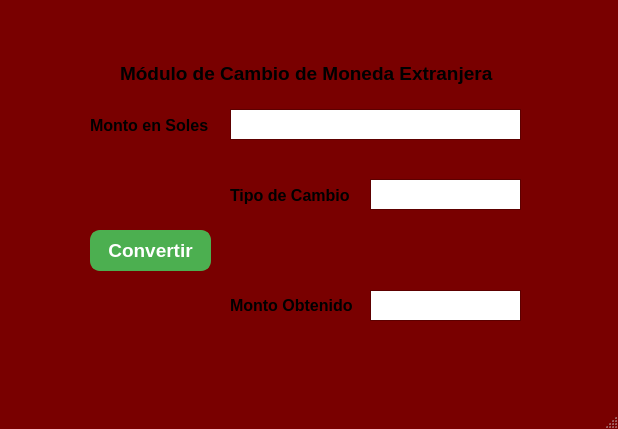
<?xml version="1.0" encoding="UTF-8"?>
<ui version="4.0">
 <class>MainWindow</class>
 <widget class="QMainWindow" name="MainWindow">
  <property name="geometry">
   <rect>
    <x>0</x>
    <y>0</y>
    <width>618</width>
    <height>429</height>
   </rect>
  </property>
  <property name="palette">
   <palette>
    <active>
     <colorrole role="Window">
      <brush brushstyle="SolidPattern">
       <color alpha="255">
        <red>121</red>
        <green>0</green>
        <blue>0</blue>
       </color>
      </brush>
     </colorrole>
    </active>
    <inactive>
     <colorrole role="Window">
      <brush brushstyle="SolidPattern">
       <color alpha="255">
        <red>121</red>
        <green>0</green>
        <blue>0</blue>
       </color>
      </brush>
     </colorrole>
    </inactive>
    <disabled>
     <colorrole role="Base">
      <brush brushstyle="SolidPattern">
       <color alpha="255">
        <red>121</red>
        <green>0</green>
        <blue>0</blue>
       </color>
      </brush>
     </colorrole>
     <colorrole role="Window">
      <brush brushstyle="SolidPattern">
       <color alpha="255">
        <red>121</red>
        <green>0</green>
        <blue>0</blue>
       </color>
      </brush>
     </colorrole>
    </disabled>
   </palette>
  </property>
  <property name="windowTitle">
   <string>CAMBIO DE DOLARES</string>
  </property>
  <property name="dockNestingEnabled">
   <bool>false</bool>
  </property>
  <property name="unifiedTitleAndToolBarOnMac">
   <bool>false</bool>
  </property>
  <widget class="QWidget" name="centralwidget">
   <property name="autoFillBackground">
    <bool>false</bool>
   </property>
   <widget class="QLabel" name="label">
    <property name="geometry">
     <rect>
      <x>120</x>
      <y>60</y>
      <width>373</width>
      <height>26</height>
     </rect>
    </property>
    <property name="font">
     <font>
      <pointsize>14</pointsize>
      <bold>true</bold>
     </font>
    </property>
    <property name="text">
     <string>Módulo de Cambio de Moneda Extranjera</string>
    </property>
   </widget>
   <widget class="QLabel" name="label_2">
    <property name="geometry">
     <rect>
      <x>90</x>
      <y>110</y>
      <width>131</width>
      <height>31</height>
     </rect>
    </property>
    <property name="font">
     <font>
      <pointsize>12</pointsize>
      <bold>true</bold>
     </font>
    </property>
    <property name="text">
     <string>Monto en Soles</string>
    </property>
   </widget>
   <widget class="QTextEdit" name="txtMontoSoles">
    <property name="geometry">
     <rect>
      <x>230</x>
      <y>109</y>
      <width>291</width>
      <height>31</height>
     </rect>
    </property>
   </widget>
   <widget class="QTextEdit" name="textEdit_2">
    <property name="geometry">
     <rect>
      <x>370</x>
      <y>179</y>
      <width>151</width>
      <height>31</height>
     </rect>
    </property>
   </widget>
   <widget class="QLabel" name="txtTipoCambio">
    <property name="geometry">
     <rect>
      <x>230</x>
      <y>180</y>
      <width>131</width>
      <height>31</height>
     </rect>
    </property>
    <property name="font">
     <font>
      <pointsize>12</pointsize>
      <bold>true</bold>
     </font>
    </property>
    <property name="text">
     <string>Tipo de Cambio</string>
    </property>
   </widget>
   <widget class="QPushButton" name="btnCambiar">
    <property name="geometry">
     <rect>
      <x>90</x>
      <y>230</y>
      <width>121</width>
      <height>41</height>
     </rect>
    </property>
    <property name="font">
     <font>
      <pointsize>14</pointsize>
      <bold>true</bold>
     </font>
    </property>
    <property name="styleSheet">
     <string notr="true">QPushButton{
	background-color: #4CAF50; /* Verde */
	color: white; /* Texto en blanco */
	border-radius: 10px; /* Bordes redondeados opcionales  */
border: 2px solid  #4CAF50 ; /* Borde */
}

QPushButton:hover {
	background-color: #45a049; /* Cambiar el color al pasa el mouse */
}

QPushButton:pressed {
	background-color: #3e8e41; /* Cambiar el color al hacer click */
}</string>
    </property>
    <property name="text">
     <string>Convertir</string>
    </property>
   </widget>
   <widget class="QLabel" name="txtTipoCambio_2">
    <property name="geometry">
     <rect>
      <x>230</x>
      <y>290</y>
      <width>131</width>
      <height>31</height>
     </rect>
    </property>
    <property name="font">
     <font>
      <pointsize>12</pointsize>
      <bold>true</bold>
     </font>
    </property>
    <property name="text">
     <string>Monto Obtenido</string>
    </property>
   </widget>
   <widget class="QTextEdit" name="txtMontoObtenido">
    <property name="geometry">
     <rect>
      <x>370</x>
      <y>290</y>
      <width>151</width>
      <height>31</height>
     </rect>
    </property>
   </widget>
  </widget>
  <widget class="QStatusBar" name="statusbar"/>
 </widget>
 <resources/>
 <connections/>
</ui>
